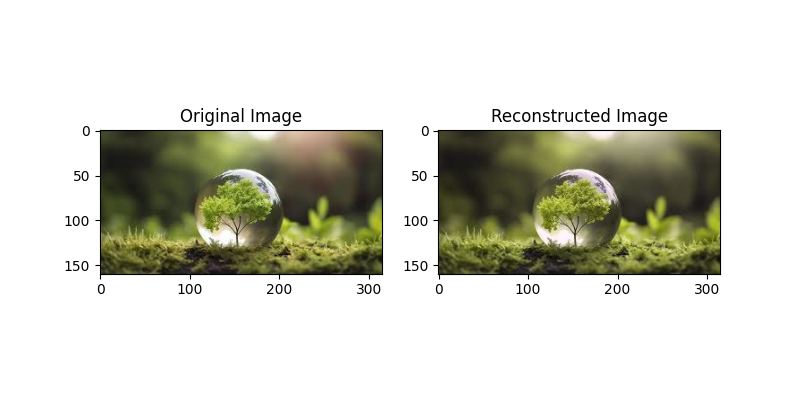
#> input picture dsc_805-linear_algebra/PCA/image.jpg, 800 x 400 px
$ python pca_image_compression.py
#> lines starting #> are read from the running program, lines starting #| are printed output that depends on the picture
import numpy as np
import matplotlib.pyplot as plt
from sklearn.decomposition import PCA
from matplotlib import image as mpimg

# Load a sample image (use a local image file or download one)
image = mpimg.imread('image.jpg')  # Ensure 'china.jpg' is in your working directory
#> image is the input picture: shape (400, 800, 4) float32; mean R, G, B, A 0.836, 0.837, 0.796, 1
image = image / 255.0  # Normalize pixel values to range [0, 1]
h, w, c = image.shape
#> h = 400; w = 800; c = 4

# TODO Reshape the image for PCA (flatten the image)
image_flat = image.reshape(-1, c)
# TODO Apply PCA for image compression
n_components = 2  # You can adjust this value for more/less compression
pca = PCA(n_components=n_components)
image_pca = pca.fit_transform(image_flat)
#> image_pca = 320000 pairs, first value -0.00556 to 0.00121, second value -0.0014 to 0.000467

# Reconstruct the image using the compressed PCA data
image_reconstructed = pca.inverse_transform(image_pca)
image_reconstructed = np.reshape(image_reconstructed, (h, w, c))
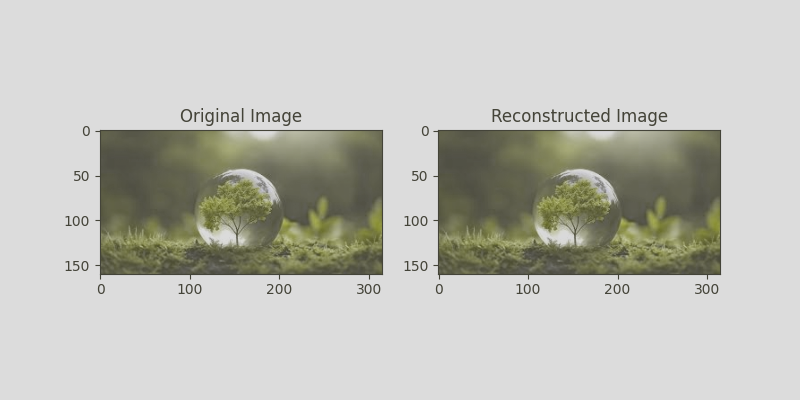
#> image_reconstructed: shape (400, 800, 4) float32; mean of channels 0, 1, 2, 3 0.00327, 0.00328, 0.00312, 0.00391; transparent parts drawn white

# Plot the original and compressed images
plt.figure(figsize=(8, 4))
plt.subplot(1, 2, 1)
plt.title('Original Image')
plt.imshow(image)
plt.subplot(1, 2, 2)
plt.title('Reconstructed Image')
plt.imshow(image_reconstructed)
plt.show()
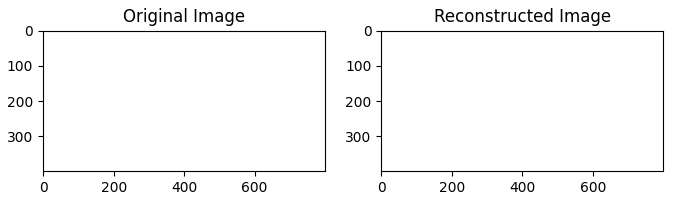
#> figure drawn by matplotlib, 2 panels
